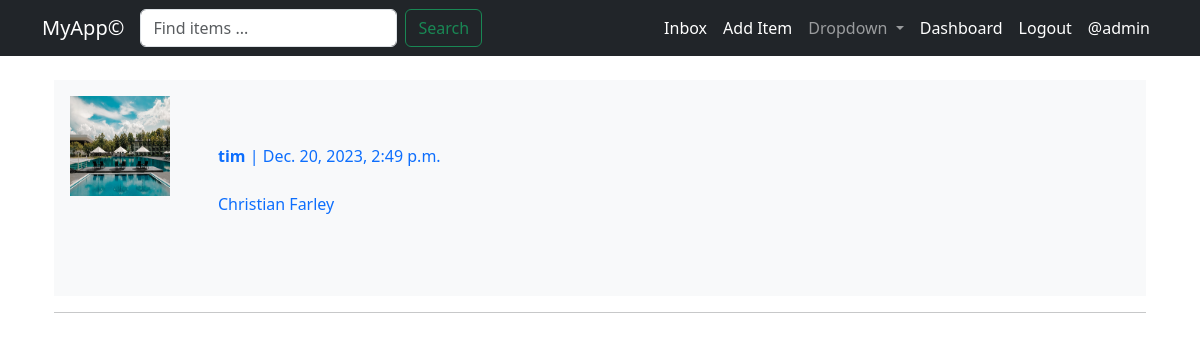
The app's page /conversation/ (signed in) with its own data.
### conversation/models.py (models this page shows)
class Conversation(models.Model):
    item = models.ForeignKey(Product, related_name="conversations", on_delete=models.CASCADE)
    members = models.ManyToManyField(User, related_name="conversations")
    created_at = models.DateTimeField(auto_now_add=True)
    modified_at = models.DateTimeField(auto_now=True)
    class Meta:
        ordering = ["-modified_at"]

### products/models.py (models this page shows, shortened)
class Product(models.Model):
    category = models.ForeignKey(Category, related_name="products", on_delete=models.CASCADE)
    name = models.CharField(max_length=50)
    price = models.FloatField()
    description = models.TextField()
    image = models.ImageField(upload_to="product_pics")
    created_by = models.ForeignKey(User, related_name="products", on_delete=models.CASCADE)
    created_at = models.DateTimeField(auto_now_add=True)
    is_sold = models.BooleanField(default=False)
    stock = models.IntegerField()
    class Meta:
        ordering = ["name"]

### conversation/views.py (the view)
# urls.py: path("", views.inbox, name="inbox"),
def inbox(request):
    conversations = Conversation.objects.filter(members__in=[request.user.id])
    return render(request, "conversation/inbox.html", {
        "conversations": conversations
    })

### conversation/templates/conversation/inbox.html (shortened to what this page needs)
{% extends "products/base.html" %}
{% block content %}
<div class="container mt-4">
    <div class="space-y-6">
        {% for conversation in conversations %}
        <a href="{% url 'conversation:detail' conversation.id %}" class="text-decoration-none">
            <div class="p-3 d-flex bg-light rounded-xl">
                <div class="pr-6">
                    <img src="{{ conversation.item.image.url }}" width="100" height="100" alt="{{ conversation.item.name }}">
                </div>
                <div class="p-5">
                    {% for member in conversation.members.all %}
                        {% if member != request.user %}
                            <p class="mb-4"><strong>{{ member.username }}</strong> | {{ conversation.modified_at }}</p>
                            <p>{{ conversation.item.name }}</p>
                        {% endif %}
                    {% endfor %}
                </div>
            </div>
        </a>
        <hr>
        {% endfor %}
    </div>
</div>
{% endblock content %}

### products/templates/products/base.html (shortened to what this page needs)
<!doctype html>
<html lang="en">
<head>
    <link href="https://cdn.jsdelivr.net/npm/bootstrap@5.3.2/dist/css/bootstrap.min.css" rel="stylesheet"
>
</head>
<body>
<nav class="navbar navbar-expand-lg bg-dark navbar-dark">
    <div class="container-fluid container">
        <a class="navbar-brand" href="/">MyApp©</a>
        <form action="{% url 'products:search' %}" method="get" class="d-flex" role="search">
            <input name="query" value="{{ query }}" class="form-control me-2" type="search" placeholder="Find items ..." aria-label="Search">
            <button class="btn btn-outline-success" type="submit">Search</button>
        </form>
        <div class="collapse navbar-collapse" id="navbarSupportedContent">
            <ul class="navbar-nav ms-auto mb-2 mb-lg-0">
                <li class="nav-item">
                    <a class="nav-link active" aria-current="page" href="{% url 'conversation:inbox' %}">Inbox</a>
                </li>
                <li class="nav-item">
                    <a class="nav-link active" href="{% url 'products:new_item' %}">Add Item</a>
                </li>
                <li class="nav-item dropdown">
                    <a class="nav-link dropdown-toggle" href="#" role="button" data-bs-toggle="dropdown"
                       aria-expanded="false">
                        Dropdown
                    </a>
                </li>
                {% if request.user.is_authenticated %}
                <li class="nav-item">
                    <a href="" class="nav-link active">Dashboard</a>
                </li>
                <li class="nav-item">
                    <a href="{% url 'products:logout' %}" class="nav-link active">Logout</a>
                </li>
                <li class="nav-item">
                    <a href="" class="nav-link active">@{{ user.username }}</a>
                </li>
                {% endif %}
            </ul>
        </div>
    </div>
</nav>
<div class="container">
    {% block content %}{% endblock content %}
</div>
</body>
</html>

### records on screen
Conversation: item.image (picture), modified_at "Dec. 20, 2023, 2:49 p.m.", item.name "Christian Farley"

### other values on screen
{{ user.username }} "admin"
{{ member.username }} "tim"
